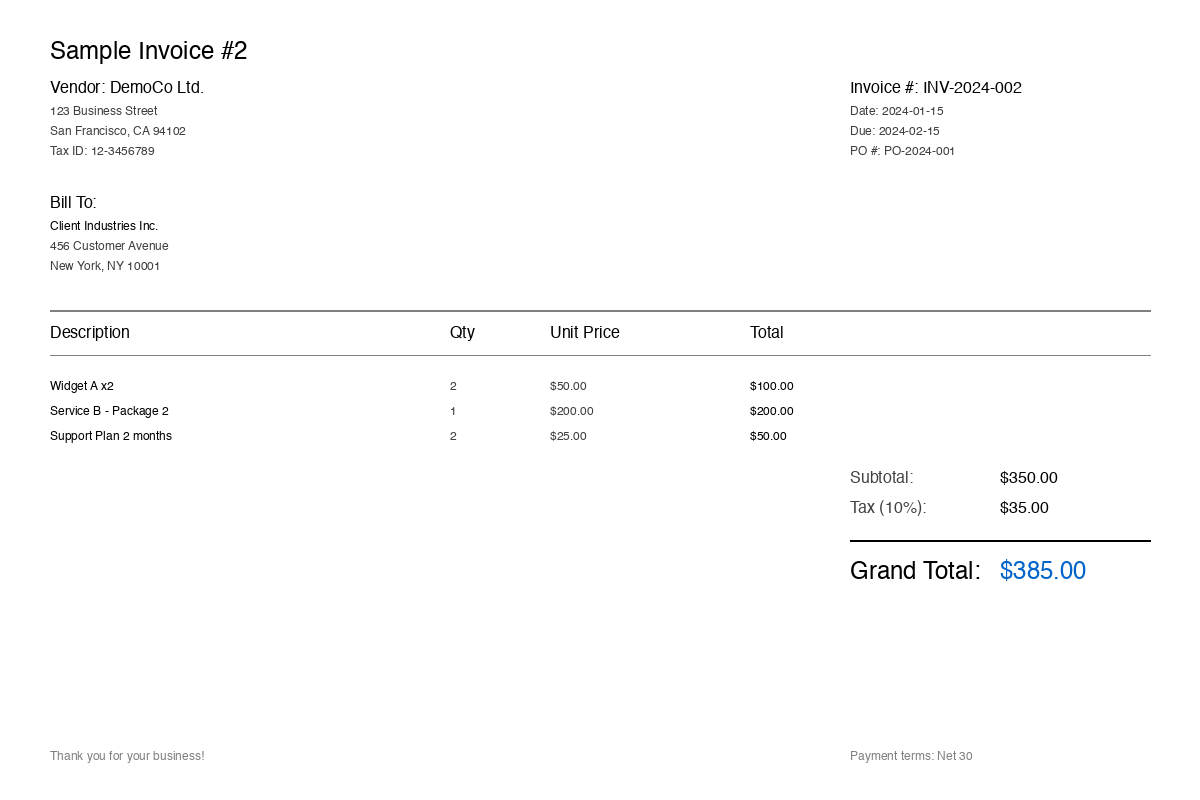
#> input picture examples/sample2.jpg, 1200 x 800 px
$ python -i image_processor.py   (imports and definitions only)
#> lines starting #> are read from the running program, lines starting #| are printed output that depends on the picture; after the words box and inside, x2 and y2 are one past the last pixel; in counts of white or black regions, pixels touching at a corner belong together
"""
Image Pre-processing for Enhanced OCR Accuracy

This module implements advanced image pre-processing techniques to improve
OCR accuracy, especially for scanned or low-quality documents.

Features:
- Adaptive Thresholding: Handles uneven lighting better than fixed threshold
- De-skewing: Corrects minor image rotations common in scanned documents
- Contrast Enhancement: Improves text visibility
"""
import cv2
import numpy as np
import logging
from typing import Optional, Tuple
import io
from PIL import Image

logger = logging.getLogger(__name__)


def preprocess_for_ocr(
    image_bytes: bytes,
    enable_deskew: bool = True,
    enable_adaptive_threshold: bool = True,
    enable_contrast_enhancement: bool = True
) -> bytes:
    """
    Apply comprehensive pre-processing pipeline to improve OCR accuracy.

    Args:
        image_bytes: Input image as bytes
        enable_deskew: Whether to apply de-skewing correction
        enable_adaptive_threshold: Whether to apply adaptive thresholding
        enable_contrast_enhancement: Whether to enhance contrast

    Returns:
        Pre-processed image as bytes (PNG format)
    """
#> called with enable_deskew = True, enable_adaptive_threshold = True, enable_contrast_enhancement = True
    try:
        # Convert bytes to numpy array
        nparr = np.frombuffer(image_bytes, np.uint8)
        img = cv2.imdecode(nparr, cv2.IMREAD_COLOR)
#> img is the input picture: shape (800, 1200, 3); mean B, G, R 252.2, 252.1, 252.1

        if img is None:
            # Try loading as grayscale if color fails
            img = cv2.imdecode(nparr, cv2.IMREAD_GRAYSCALE)
            if img is None:
                raise ValueError("Could not decode image from bytes")
            # Convert grayscale to BGR for consistency
            img = cv2.cvtColor(img, cv2.COLOR_GRAY2BGR)

        # Step 1: Convert to grayscale for processing
        gray = cv2.cvtColor(img, cv2.COLOR_BGR2GRAY)

        # Step 2: De-skewing (if enabled)
        if enable_deskew:
            gray = deskew_image(gray)

        # Step 3: Contrast Enhancement (if enabled)
        if enable_contrast_enhancement:
            gray = enhance_contrast(gray)

        # Step 4: Adaptive Thresholding (if enabled)
        if enable_adaptive_threshold:
            processed_img = apply_adaptive_threshold(gray)
        else:
            processed_img = gray

        # Convert back to BGR for encoding (OCR engines often expect color images)
        # But keep as grayscale if adaptive threshold was applied (it's already binary)
        if enable_adaptive_threshold:
            # Adaptive threshold produces binary image, convert to 3-channel
            processed_img = cv2.cvtColor(processed_img, cv2.COLOR_GRAY2BGR)
        else:
            processed_img = cv2.cvtColor(processed_img, cv2.COLOR_GRAY2BGR)

        # Encode back to bytes
        is_success, im_buf_arr = cv2.imencode('.png', processed_img)
        if not is_success:
            raise ValueError("Failed to encode processed image")

        return im_buf_arr.tobytes()

    except Exception as e:
        logger.error(f"Image pre-processing failed: {e}", exc_info=True)
        # Return original image if processing fails
        return image_bytes


def deskew_image(image: np.ndarray) -> np.ndarray:
    """
    Detect and correct minor image rotation (de-skewing).

    Uses Hough transform or PCA-based angle detection to find rotation angle
    and corrects it.

    Args:
        image: Grayscale image as numpy array

    Returns:
        De-skewed image
    """
    try:
        # Create binary image for angle detection
        # Invert for better text detection
        binary = cv2.bitwise_not(image)
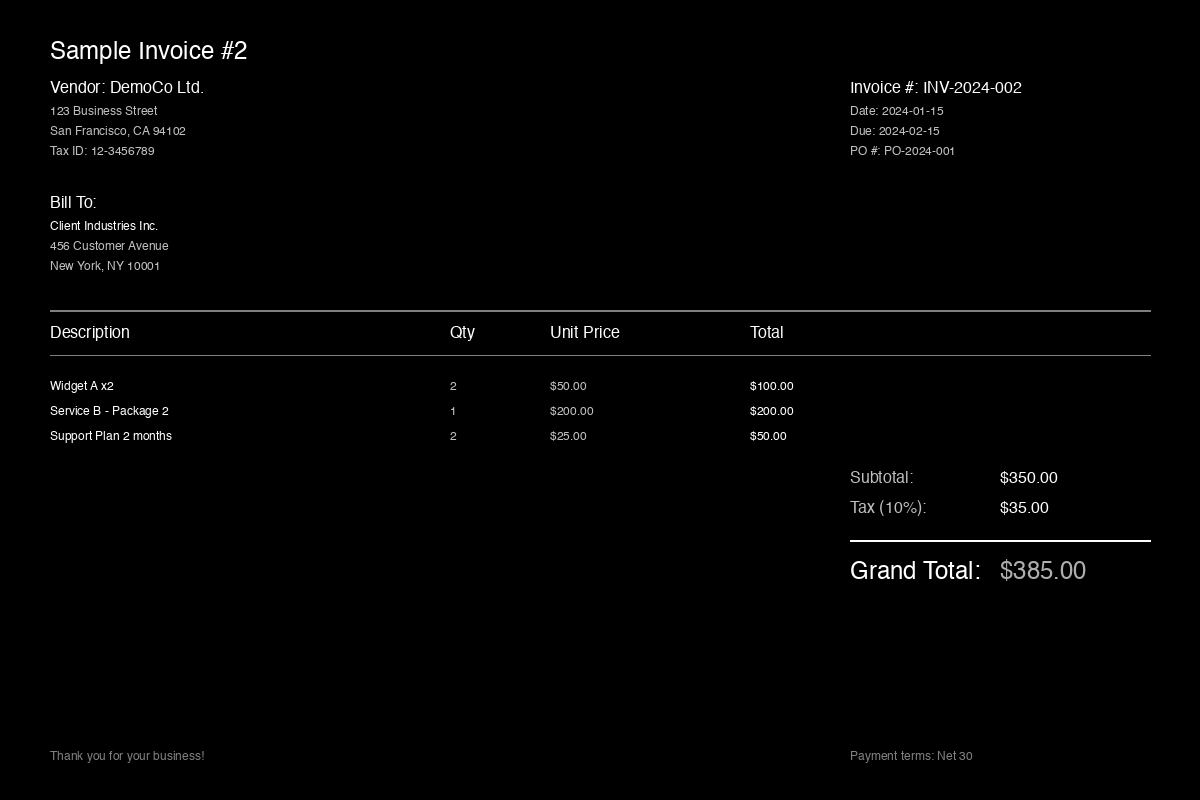
#> binary: shape (800, 1200); min 0, max 255, mean 2.9
        thresh = cv2.threshold(binary, 0, 255, cv2.THRESH_BINARY | cv2.THRESH_OTSU)[1]
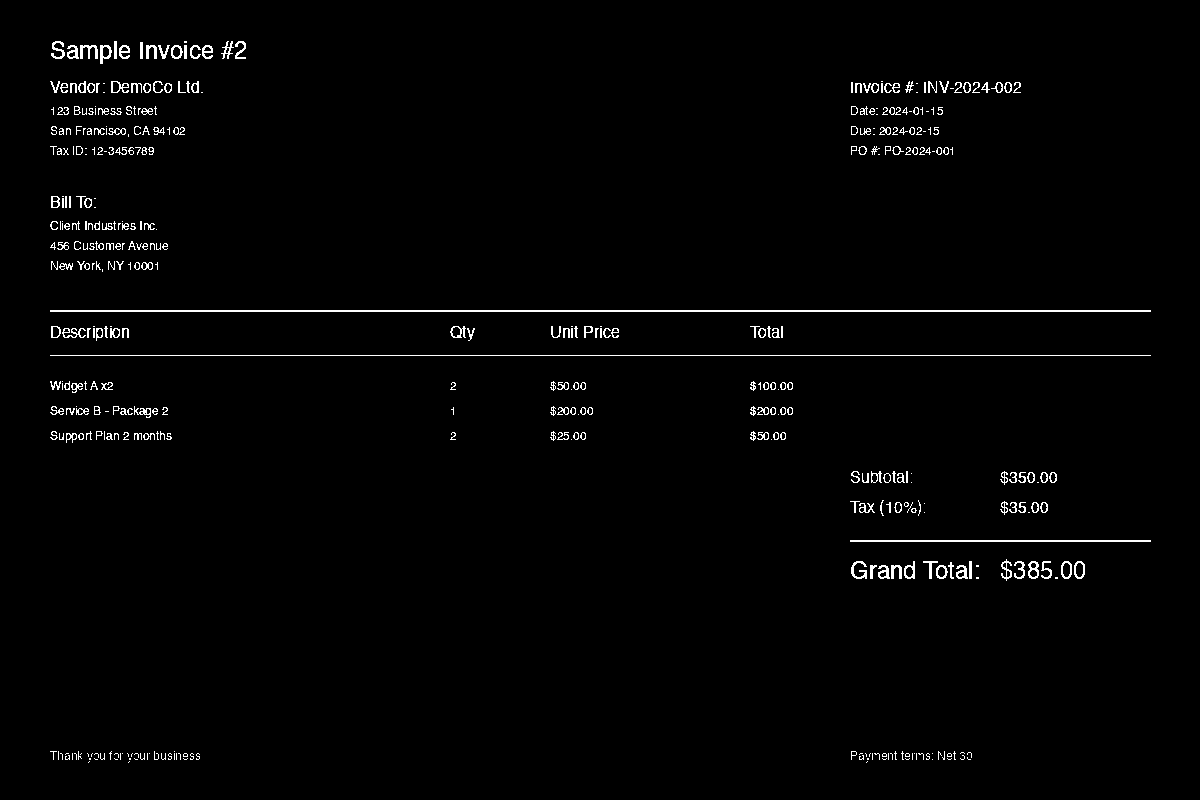
#> thresh: shape (800, 1200); 1.6% white in thin lines or dots, all inside (x1, y1, x2, y2) = (50, 41, 1151, 763)

        # Find all non-zero pixel coordinates
        coords = np.column_stack(np.where(thresh > 0))
#> coords = 15091 pairs, first value 41 to 762, second value 50 to 1150

        if len(coords) == 0:
            logger.warning("No text detected for deskewing, returning original image")
            return image

        # Calculate rotation angle using minimum area rectangle
        angle = cv2.minAreaRect(coords)[-1]
#> angle = -90

        # Correct angle calculation
        if angle < -45:
            angle = -(90 + angle)
#> angle = 0
        else:
            angle = -angle

        logger.debug(f"Detected skew angle: {angle:.2f} degrees")

        # Only rotate if angle is significant (threshold: 0.5 degrees)
        if abs(angle) < 0.5:
            return image

        # Rotate image to correct skew
        (h, w) = image.shape[:2]
        center = (w // 2, h // 2)
        M = cv2.getRotationMatrix2D(center, angle, 1.0)
        rotated = cv2.warpAffine(
            image,
            M,
            (w, h),
            flags=cv2.INTER_CUBIC,
            borderMode=cv2.BORDER_REPLICATE
        )

        return rotated

    except Exception as e:
        logger.warning(f"De-skewing failed: {e}, returning original image")
        return image


def apply_adaptive_threshold(
    image: np.ndarray,
    block_size: int = 11,
    C: int = 2,
    method: int = cv2.ADAPTIVE_THRESH_GAUSSIAN_C
) -> np.ndarray:
    """
    Apply adaptive thresholding to binarize image with local contrast handling.

    Adaptive thresholding is superior to fixed thresholding for documents with
    uneven lighting, shadows, or varying background intensity.

    Args:
        image: Grayscale image as numpy array
        block_size: Size of a pixel neighborhood used to calculate threshold (must be odd)
        C: Constant subtracted from mean (fine-tunes threshold)
        method: Adaptive thresholding method (GAUSSIAN_C or MEAN_C)

    Returns:
        Binary image (0 or 255)
    """
#> called with block_size = 11, C = 2, method = 1
    try:
        # Ensure block_size is odd
        if block_size % 2 == 0:
            block_size += 1

        # Apply adaptive threshold
        # ADAPTIVE_THRESH_GAUSSIAN_C uses weighted sum of neighborhood values
        # THRESH_BINARY: pixel > threshold ? 255 : 0
        processed = cv2.adaptiveThreshold(
            image,
            255,  # Maximum value assigned to pixels
            method,
            cv2.THRESH_BINARY,
            block_size,
            C
        )
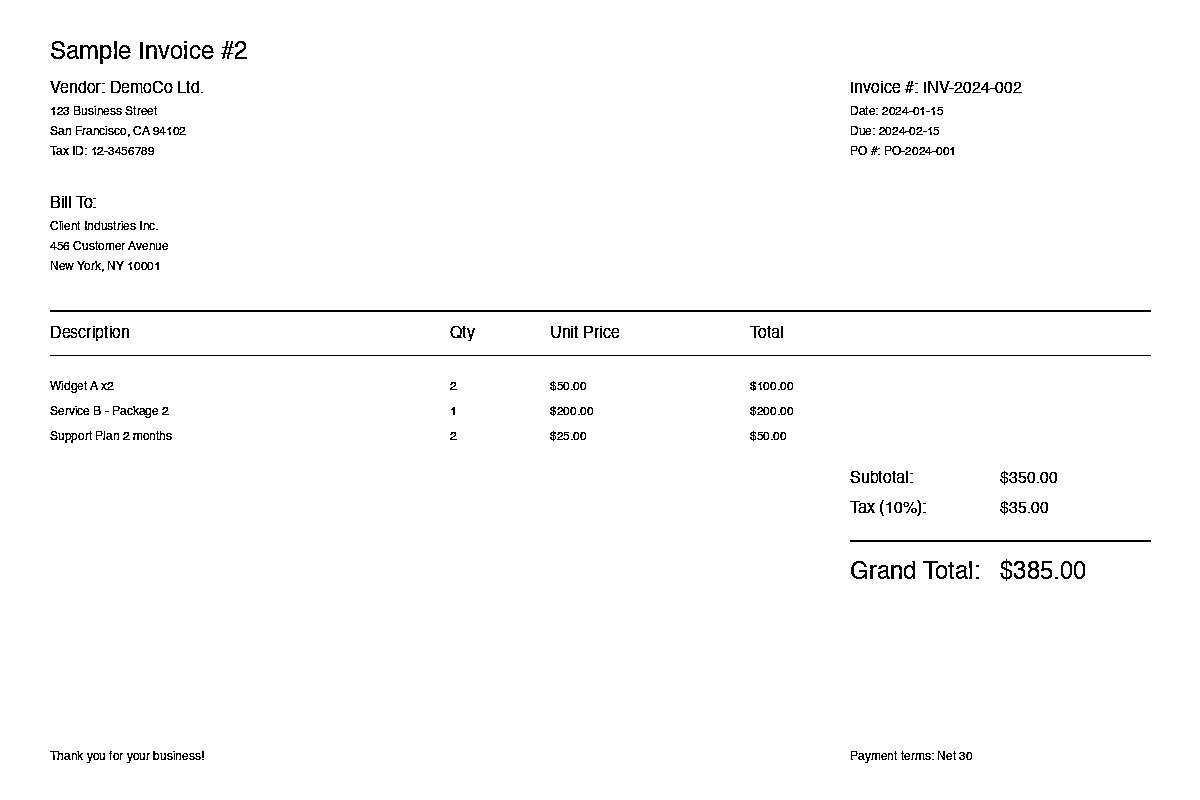
#> processed: shape (800, 1200); 98.3% white; black in thin lines or dots, all inside (x1, y1, x2, y2) = (50, 41, 1151, 763)

        return processed

    except Exception as e:
        logger.warning(f"Adaptive thresholding failed: {e}, returning original image")
        return image


def enhance_contrast(image: np.ndarray) -> np.ndarray:
    """
    Enhance image contrast using CLAHE (Contrast Limited Adaptive Histogram Equalization).

    CLAHE improves local contrast and enhances the definition of edges in each region
    of an image, which is beneficial for OCR.

    Args:
        image: Grayscale image as numpy array

    Returns:
        Contrast-enhanced image
    """
    try:
        # Create CLAHE object
        clahe = cv2.createCLAHE(clipLimit=3.0, tileGridSize=(8, 8))

        # Apply CLAHE
        enhanced = clahe.apply(image)

        return enhanced

    except Exception as e:
        logger.warning(f"Contrast enhancement failed: {e}, returning original image")
        return image


def preprocess_image_file(
    image_path: str,
    output_path: Optional[str] = None,
    enable_deskew: bool = True,
    enable_adaptive_threshold: bool = True,
    enable_contrast_enhancement: bool = True
) -> str:
    """
    Pre-process image from file path (convenience function).

    Args:
        image_path: Path to input image file
        output_path: Optional path to save processed image (if None, saves to same location with _processed suffix)
        enable_deskew: Whether to apply de-skewing
        enable_adaptive_threshold: Whether to apply adaptive thresholding
        enable_contrast_enhancement: Whether to enhance contrast

    Returns:
        Path to processed image file
    """
    try:
        # Read image
        with open(image_path, 'rb') as f:
            image_bytes = f.read()

        # Process
        processed_bytes = preprocess_for_ocr(
            image_bytes,
            enable_deskew=enable_deskew,
            enable_adaptive_threshold=enable_adaptive_threshold,
            enable_contrast_enhancement=enable_contrast_enhancement
        )

        # Determine output path
        if output_path is None:
            path_parts = image_path.rsplit('.', 1)
            output_path = f"{path_parts[0]}_processed.{path_parts[1] if len(path_parts) > 1 else 'png'}"

        # Save processed image
        with open(output_path, 'wb') as f:
            f.write(processed_bytes)

        logger.info(f"Pre-processed image saved to {output_path}")
        return output_path

    except Exception as e:
        logger.error(f"Failed to preprocess image file {image_path}: {e}", exc_info=True)
        raise

>>> result = preprocess_image_file('../examples/sample2.jpg')
